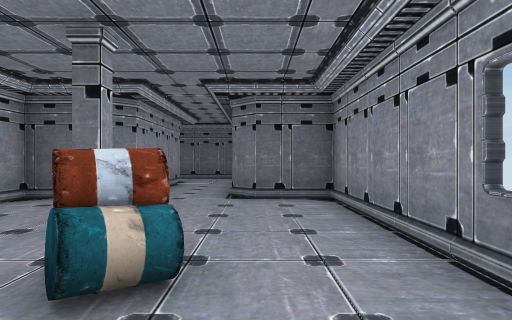
[1] (above)

21 first-person views from a walk through a Unity game level. The camera is 1.5 m above the floor, looks level and sees 75° across. Doors are open. The floor is counted in squares, 2 m on a side. Each view is taken from the middle of a square. On the plan, view 1 faces up. The plan holds only what a view shows up to about 11 squares ahead; the rest is blank.

[2]
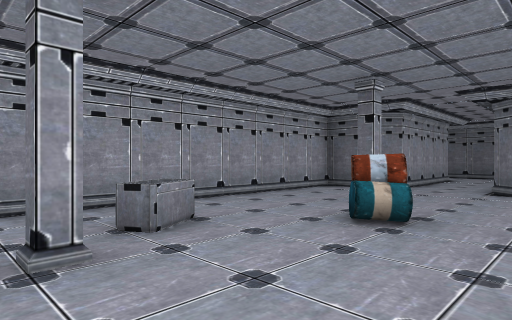

[3]
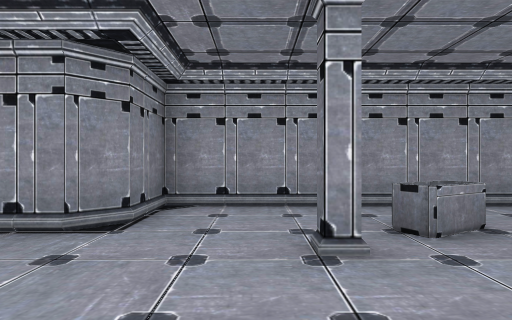

[4]
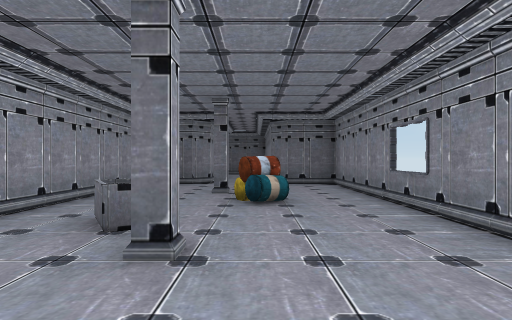

[5]
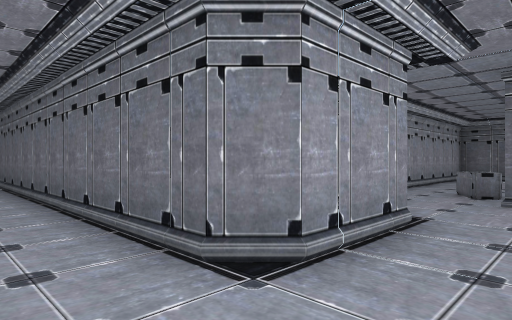

[6]
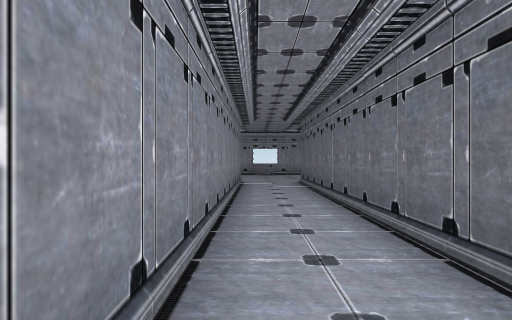

[7]
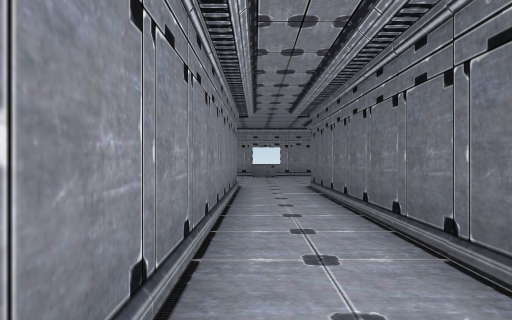

[8]
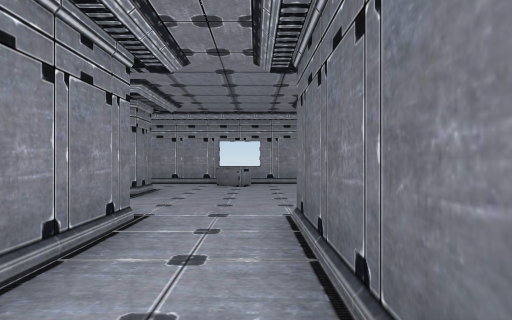

[9]
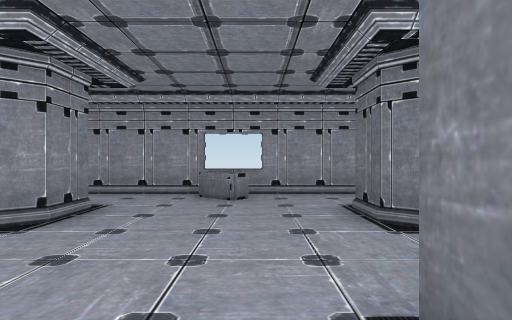

[10]
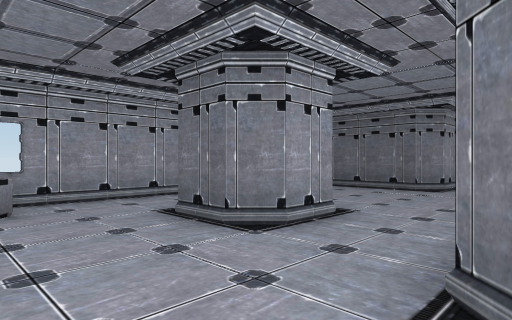

[11]
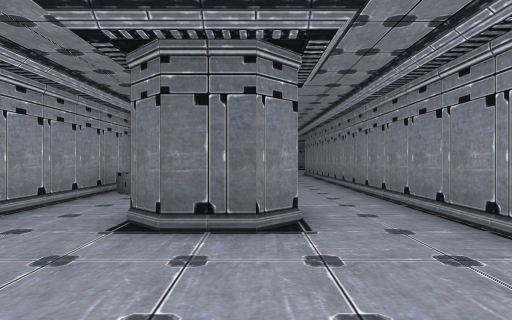

[12]
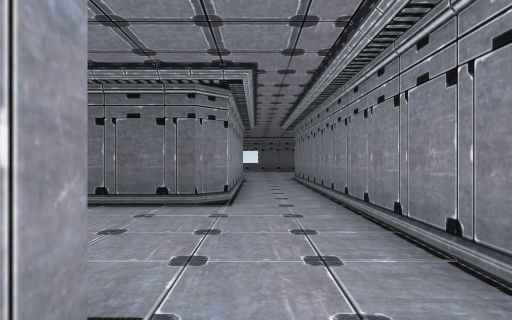

[13]
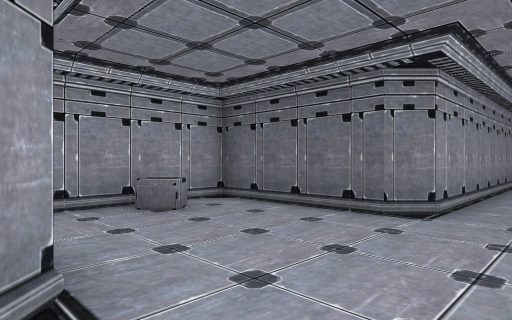

[14]
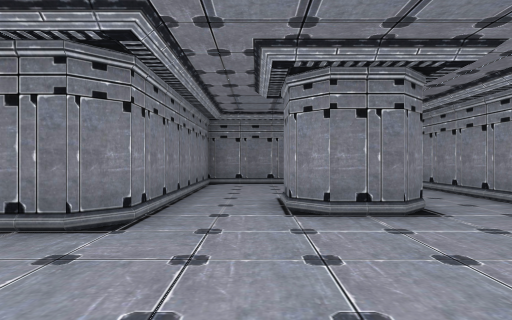

[15]
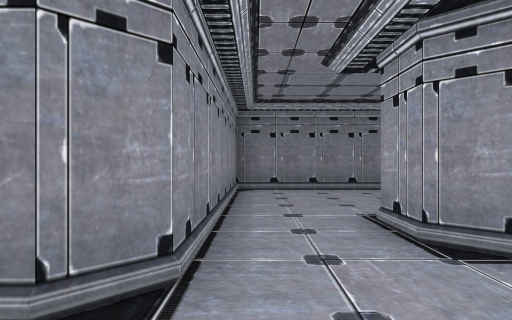

[16]
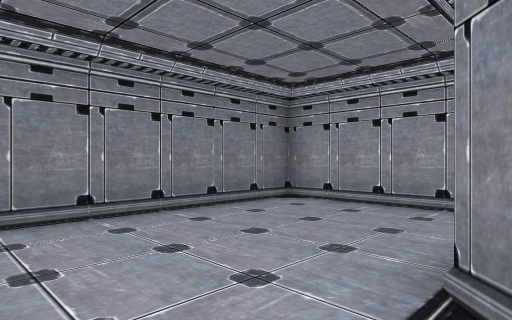

[17]
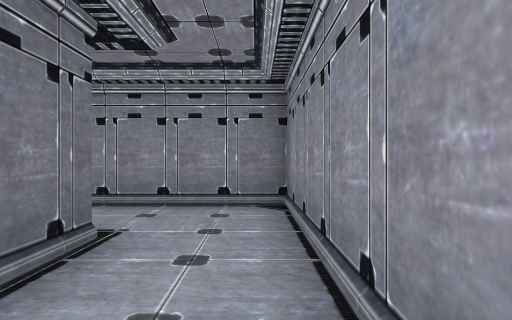

[18]
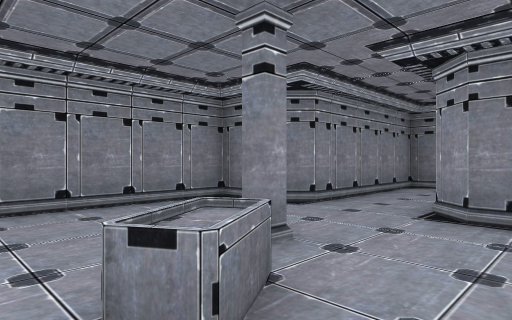

[19]
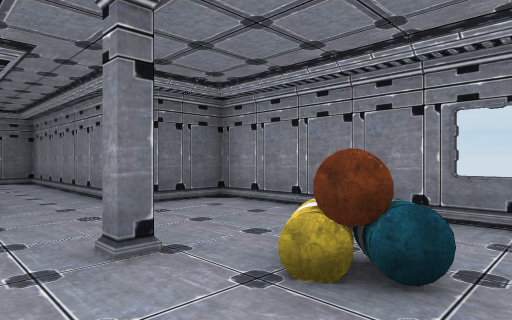

[20]
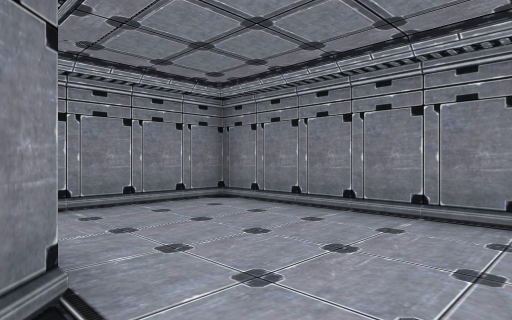

[21]
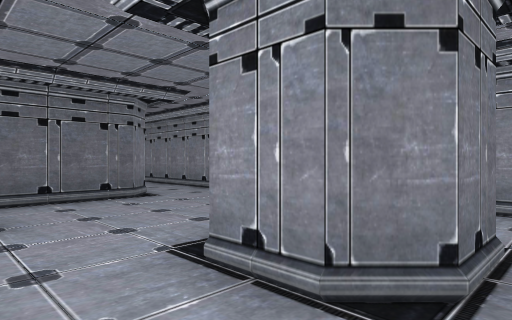

### Floor plan
Points are (right, up) in squares from view 1. A wall is a line through its corners. A room is listed if a view was taken in it or the views show most of it. See-through windows are left out.
Room 1 (views 1, 2, 3, 18, 19)
walls: (-2.5, 7) (-3, 6.5) (-4.5, 6.5) (-4.5, -3.5) (-3, -3.5) (-2.5, -4); (0.9, -3.5) (1.5, -3.5) (1.5, 6.5) (0, 6.5) (-0.5, 7)
ways out: opening at (-1.5, -4) to room 2; open door at (-1.5, 8)
objects: box (-3, 0); pillar (-2, -1); pillar (-2, 4); barrel (-1, 2)
Room 2 (views 4, 5, 6, 7, 8, 9, 10, 11, 12, 13, 14, 15, 17, 21)
walls: (-13.5, -5.7) (-13.5, -3.5); (-13.5, -9) (-13, -8.5) (-0.5, -8.5) (-0.5, -4) (-0.1, -3.6); (-15.5, -4) (-15.5, -5) (-16, -5.5) (-17, -5.5) (-17.5, -5) (-17.5, -4); (-17.6, -10.1) (-17, -9.5) (-16, -9.5) (-15.5, -10); (-2.5, -4) (-2.5, -6) (-3, -6.5) (-13, -6.5) (-13.5, -6); (-19.5, -3.5) (-19.5, -9.5)
ways out: opening at (-1.5, -4) to room 1; opening at (-18.5, -10.5) to room 3; opening at (-14.5, -10.5) to room 3; opening at (-18.5, -4.5) to room 4; opening at (-14.5, -4.5) to room 4
objects: box (-19, -8)
Room 3 (views 16, 20)
walls: (-17, -11.6) (-17.4, -11.1); (-15.5, -10) (-15.5, -11) (-16.1, -11.6); (-19.5, -9.5) (-19.5, -15.5) (-13.5, -15.5) (-13.5, -9)
ways out: opening at (-18.5, -10.5) to room 2; opening at (-14.5, -10.5) to room 2
Room 4 (no view inside)
walls: (-16.1, -3.4) (-15.5, -4); (-13.5, -3.5) (-13.5, 3.9); (-15.5, 4) (-15.5, 1) (-16, 0.5) (-19.5, 0.5) (-19.5, -3.5)
ways out: opening at (-18.5, -4.5) to room 2; opening at (-14.5, -4.5) to room 2; open door at (-14.5, 4)
objects: box (-19, -2) to (-19, -1)

Where each view was taken, in squares from view 1:
view 1: 0 up, 0 right, facing up
view 2: 2 down, 1 right, facing up-left
view 3: 2 down, 1 right, facing left
view 4: 4 down, 1 left, facing up
view 5: 8 down, 1 left, facing up-left
view 6: 8 down, 2 left, facing left
view 7: 8 down, 4 left, facing left
view 8: 7 down, 9 left, facing left
view 9: 7 down, 12 left, facing left
view 10: 8 down, 13 left, facing up-left
view 11: 9 down, 16 left, facing up
view 12: 5 down, 15 left, facing up
view 13: 4 down, 14 left, facing up-left
view 14: 5 down, 15 left, facing down
view 15: 7 down, 14 left, facing down
view 16: 11 down, 14 left, facing down-left
view 17: 8 down, 6 left, facing right
view 18: 1 up, 4 left, facing down-right
view 19: 1 up, 3 left, facing up-right
view 20: 11 down, 19 left, facing down-right
view 21: 6 down, 19 left, facing up-right
